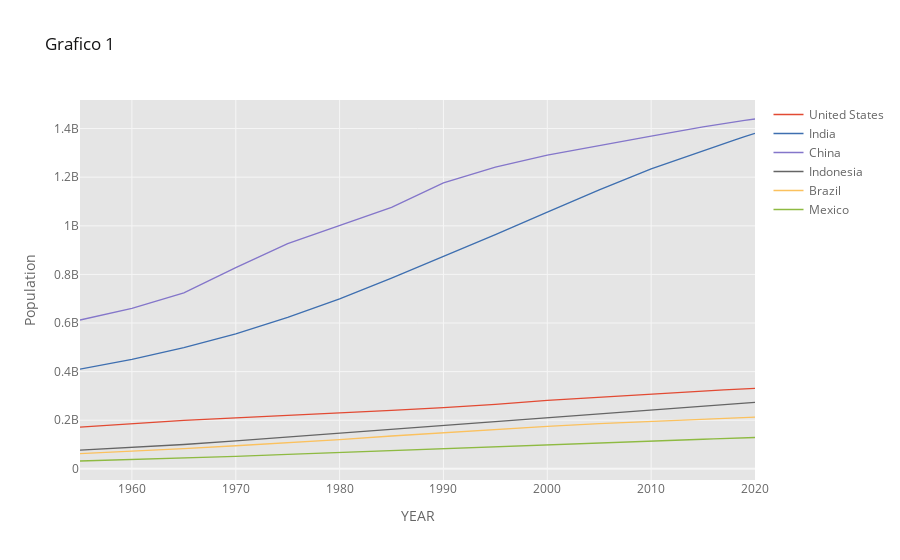

Here is the notebook cell this chart was saved with:
### Markdown cell above
# Lineplot

### Code cell
df_poblacion.iplot(kind='line',xTitle='YEAR',yTitle='Population',title='Grafico 1')
